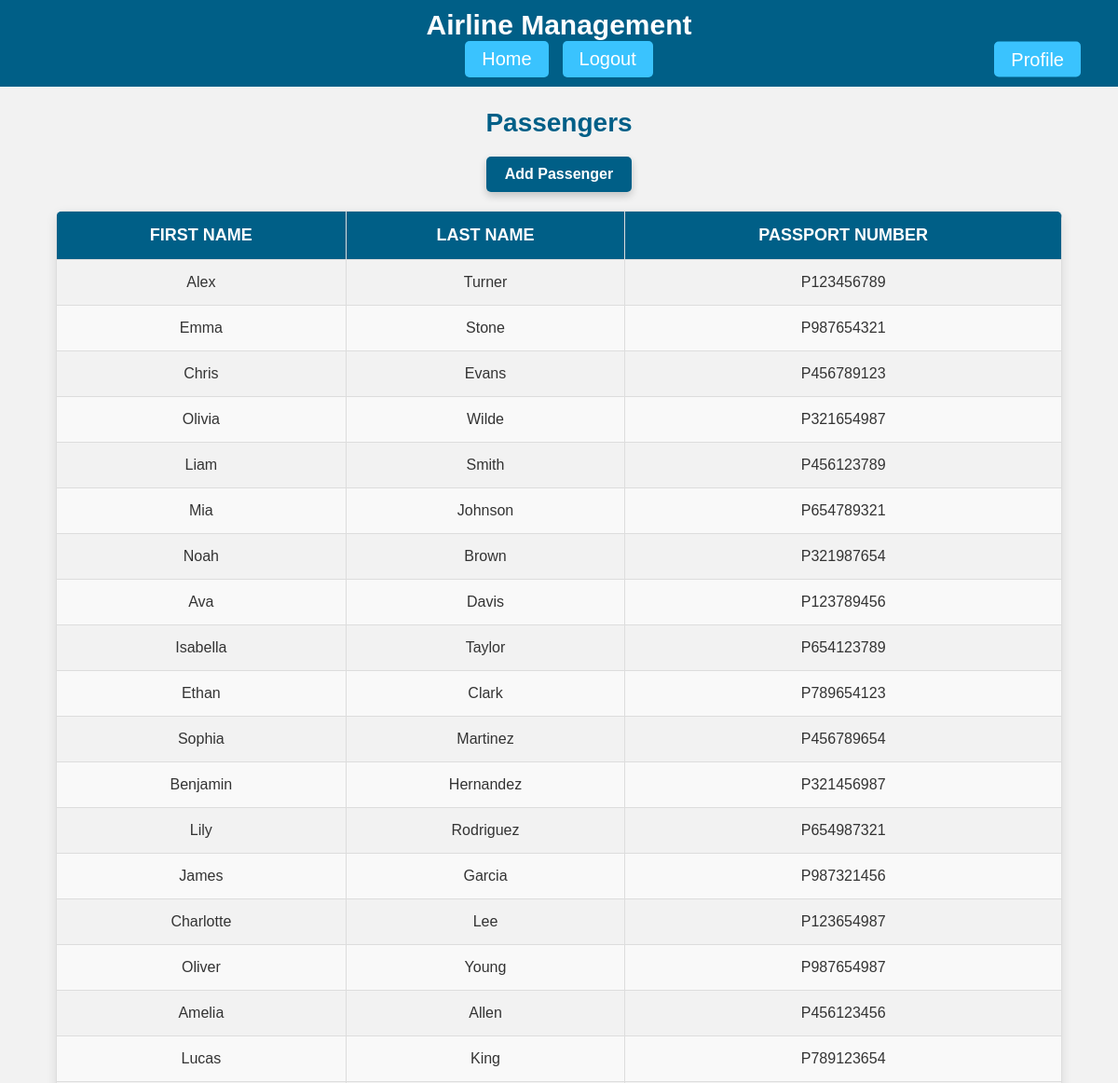
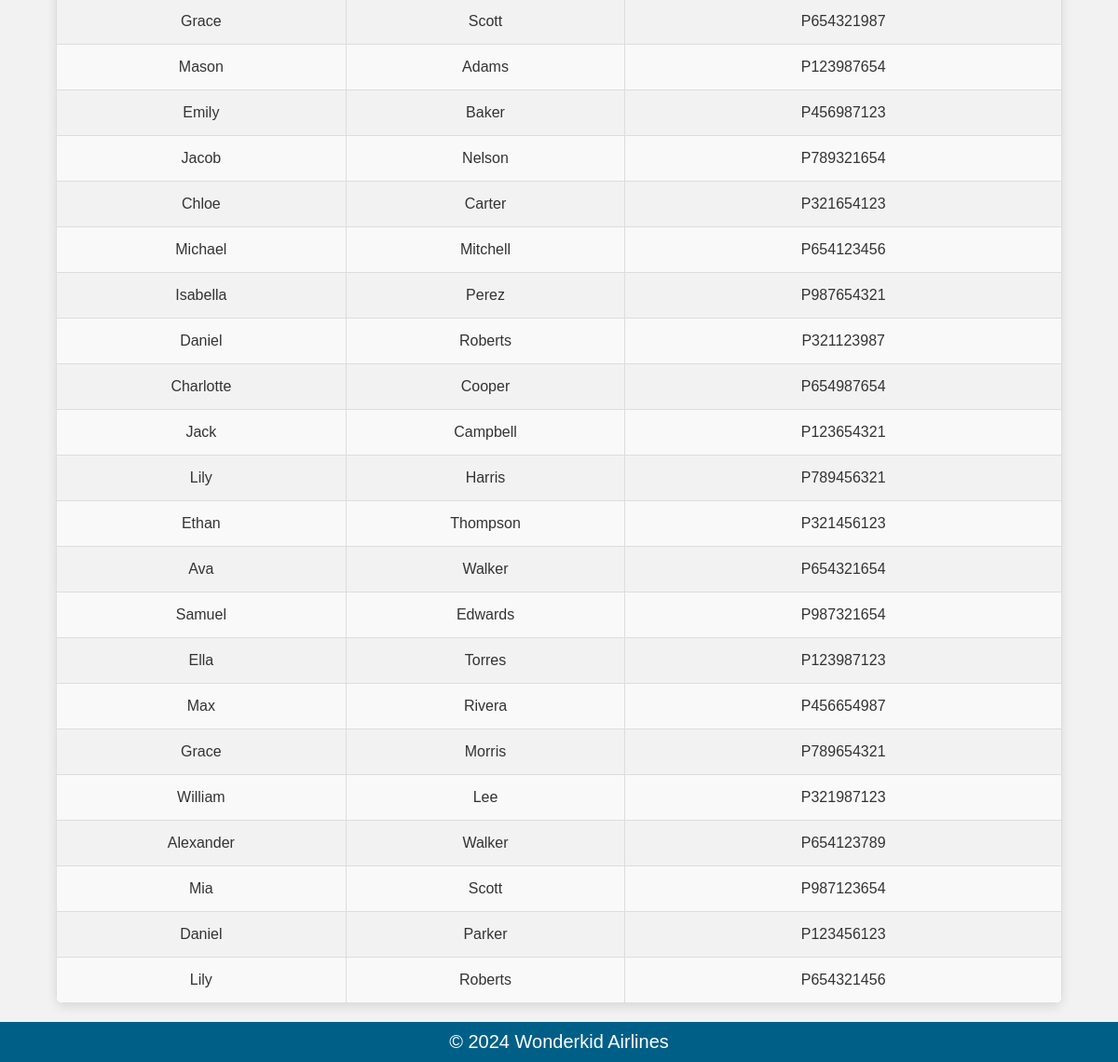
The page /passengers/ (signed in) on the database its author committed (2 pictures, top to bottom).
### Airlines/models.py (models this page shows, shortened)
class Passenger(models.Model):
    first_name = models.CharField(max_length=50)
    last_name = models.CharField(max_length=50)
    passport_number = models.CharField(max_length=20)

### Airlines/views.py (the view)
# urls.py: path('passengers/', views.passengers, name='passengers'),
@login_required
def passengers(request):
    passengers = Passenger.objects.all()
    return render(request, 'passengers.html', {'passengers': passengers})

### Airlines/templates/passengers.html (shortened to what this page needs)
{% extends 'base.html' %}
{% block content %}
    <h2>Passengers</h2>
    <a href="{% url 'add_passenger' %}" class="btn primary-btn">Add Passenger</a>
    <table>
        <thead>
            <tr>
                <th>First Name</th>
                <th>Last Name</th>
                <th>Passport Number</th>
            </tr>
        </thead>
        <tbody>
            {% for passenger in passengers %}
            <tr>
                <td>{{ passenger.first_name }}</td>
                <td>{{ passenger.last_name }}</td>
                <td>{{ passenger.passport_number }}</td>
            </tr>
            {% endfor %}
        </tbody>
    </table>
{% endblock %}

### Airlines/templates/base.html (style rules this page uses)
body { font-family: Arial, sans-serif; background-color: #f2f2f2; margin: 0; padding: 0; color: #333; min-height: 100vh; display: flex; flex-direction: column; }

### Airlines/templates/passengers.html (style rules this page uses)
h2 { text-align: center; color: #005f87; font-size: 28px; margin-bottom: 20px; font-weight: bold; }
table { width: 90%; margin: 20px auto; border-collapse: collapse; border-radius: 8px; overflow: hidden; box-shadow: 0px 4px 12px rgba(0, 0, 0, 0.1); }
table th, table td { padding: 15px; text-align: center; font-size: 16px; border: 1px solid #ddd; }
table th { background-color: #005f87; color: white; font-weight: bold; text-transform: uppercase; font-size: 18px; }
table tbody tr:nth-child(even) { background-color: #f9f9f9; }
.btn { display: inline-block; padding: 10px 20px; background-color: #005f87; color: white; text-decoration: none; border-radius: 5px; font-size: 20px; font-weight: 500; transition: background-color 0.3s ease, transform 0.2s ease; }
.primary-btn { display: block; width: fit-content; margin: 0 auto 20px; background-color: #005f87; font-size: 16px; font-weight: bold; box-shadow: 0px 4px 8px rgba(0, 0, 0, 0.2); }

### rows shown on the page
Passenger: first_name "Alex", last_name "Turner", passport_number "P123456789"
Passenger: first_name "Emma", last_name "Stone", passport_number "P987654321"
Passenger: first_name "Chris", last_name "Evans", passport_number "P456789123"
Passenger: first_name "Olivia", last_name "Wilde", passport_number "P321654987"
Passenger: first_name "Liam", last_name "Smith", passport_number "P456123789"
Passenger: first_name "Mia", last_name "Johnson", passport_number "P654789321"
Passenger: first_name "Noah", last_name "Brown", passport_number "P321987654"
Passenger: first_name "Ava", last_name "Davis", passport_number "P123789456"
Passenger: first_name "Isabella", last_name "Taylor", passport_number "P654123789"
Passenger: first_name "Ethan", last_name "Clark", passport_number "P789654123"
Passenger: first_name "Sophia", last_name "Martinez", passport_number "P456789654"
Passenger: first_name "Benjamin", last_name "Hernandez", passport_number "P321456987"
Passenger: first_name "Lily", last_name "Rodriguez", passport_number "P654987321"
Passenger: first_name "James", last_name "Garcia", passport_number "P987321456"
Passenger: first_name "Charlotte", last_name "Lee", passport_number "P123654987"
Passenger: first_name "Oliver", last_name "Young", passport_number "P987654987"
Passenger: first_name "Amelia", last_name "Allen", passport_number "P456123456"
Passenger: first_name "Lucas", last_name "King", passport_number "P789123654"
Passenger: first_name "Grace", last_name "Scott", passport_number "P654321987"
Passenger: first_name "Mason", last_name "Adams", passport_number "P123987654"
Passenger: first_name "Emily", last_name "Baker", passport_number "P456987123"
Passenger: first_name "Jacob", last_name "Nelson", passport_number "P789321654"
Passenger: first_name "Chloe", last_name "Carter", passport_number "P321654123"
Passenger: first_name "Michael", last_name "Mitchell", passport_number "P654123456"
Passenger: first_name "Isabella", last_name "Perez", passport_number "P987654321"
Passenger: first_name "Daniel", last_name "Roberts", passport_number "P321123987"
Passenger: first_name "Charlotte", last_name "Cooper", passport_number "P654987654"
Passenger: first_name "Jack", last_name "Campbell", passport_number "P123654321"
Passenger: first_name "Lily", last_name "Harris", passport_number "P789456321"
Passenger: first_name "Ethan", last_name "Thompson", passport_number "P321456123"
Passenger: first_name "Ava", last_name "Walker", passport_number "P654321654"
Passenger: first_name "Samuel", last_name "Edwards", passport_number "P987321654"
Passenger: first_name "Ella", last_name "Torres", passport_number "P123987123"
Passenger: first_name "Max", last_name "Rivera", passport_number "P456654987"
Passenger: first_name "Grace", last_name "Morris", passport_number "P789654321"
Passenger: first_name "William", last_name "Lee", passport_number "P321987123"
Passenger: first_name "Alexander", last_name "Walker", passport_number "P654123789"
Passenger: first_name "Mia", last_name "Scott", passport_number "P987123654"
Passenger: first_name "Daniel", last_name "Parker", passport_number "P123456123"
Passenger: first_name "Lily", last_name "Roberts", passport_number "P654321456"
